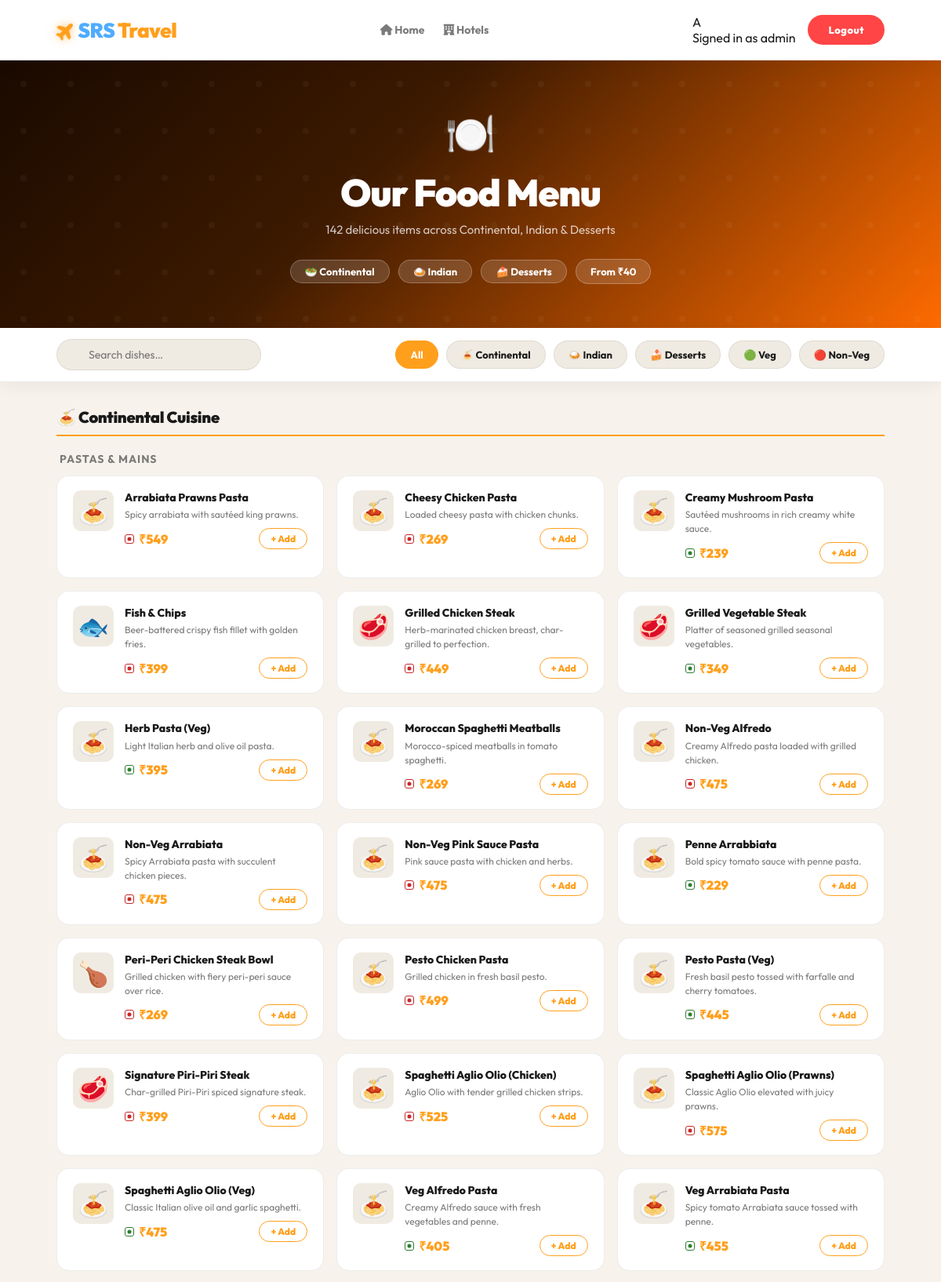
Screenshot of /food (signed in, upper part) with the database file from the repository.
### tables this page shows
CREATE TABLE food_items (
            id          INTEGER PRIMARY KEY AUTOINCREMENT,
            name        TEXT NOT NULL,
            category    TEXT NOT NULL,
            subcategory TEXT NOT NULL,
            type        TEXT NOT NULL DEFAULT 'Veg',
            price_min   INTEGER NOT NULL,
            price_max   INTEGER NOT NULL,
            emoji       TEXT DEFAULT '🍽️',
            description TEXT
        );

### bookticket.py (the view)
@app.route("/food")
@login_required
def food():
    with get_db() as conn:
        all_food = [dict(r) for r in conn.execute(
            "SELECT * FROM food_items ORDER BY category, subcategory, name"
        ).fetchall()]
    from collections import defaultdict
    grouped = defaultdict(lambda: defaultdict(list))
    for item in all_food:
        grouped[item['category']][item['subcategory']].append(item)
    grouped = {cat: dict(subs) for cat, subs in grouped.items()}
    return render_template("food.html",
        logged_in    = True,
        user_name    = session.get('user', ''),
        avatar_color = session.get('avatar_color', '#ff9f1c'),
        grouped      = grouped,
        total        = len(all_food),
    )

### bookticket.py (called while the page is built, shortened)
def login_required(f):
    @wraps(f)
    def decorated(*args, **kwargs):
        return f(*args, **kwargs)
    return decorated

def get_db():
    conn = sqlite3.connect(DB_PATH)
    conn.row_factory = sqlite3.Row
    return conn

### templates/food.html (shortened to what this page needs)
<!DOCTYPE html>
<html lang="en">
<head>
    <link rel="stylesheet" href="{{ url_for('static', filename='bookticket.css') }}">
    <link rel="stylesheet" href="https://cdnjs.cloudflare.com/ajax/libs/font-awesome/6.4.0/css/all.min.css">
</head>
<body data-theme="light">
    <header>
        <div class="logo" onclick="window.location='/'">
            <i class="fas fa-plane logo-plane"></i>SRS<span> Travel</span>
        </div>
        <nav style="display:flex;gap:24px;align-items:center;">
            <a href="/" style="font-size:14px;font-weight:700;color:var(--muted);text-decoration:none;">
                <i class="fas fa-home"></i> Home
            </a>
            <a href="/hotels" style="font-size:14px;font-weight:700;color:var(--muted);text-decoration:none;">
                <i class="fas fa-hotel"></i> Hotels
            </a>
        </nav>
        <div class="header-actions">
            {% if logged_in %}
            <div class="user-avatar-chip">
                <div class="ua-dot">{{ user_name[0].upper() }}</div>
                <div class="ua-info">
                    <span class="ua-greeting">Signed in as</span>
                    <span class="ua-name">{{ user_name }}</span>
                </div>
            </div>
            <a href="{{ url_for('logout') }}"><button class="btn btn-danger">Logout</button></a>
            {% else %}
            <a href="{{ url_for('login') }}"><button class="btn btn-primary">Sign In</button></a>
            {% endif %}
        </div>
    </header>
    <div class="food-hero">
        <div style="font-size:52px;margin-bottom:12px;">🍽️</div>
        <h1>Our Food Menu</h1>
        <p>{{ total }} delicious items across Continental, Indian & Desserts</p>
        <div>
            <span class="food-badge">🥗 Continental</span>
            <span class="food-badge">🍛 Indian</span>
            <span class="food-badge">🍰 Desserts</span>
            <span class="food-badge">From ₹40</span>
        </div>
    </div>
    <div class="food-filters" id="filterBar">
        <div class="search-wrap">
            <input type="text" class="search-input" id="foodSearch" placeholder="Search dishes…" oninput="filterFood()">
        </div>
        <button class="filter-btn active" data-cat="all" onclick="setCat(this,'all')">All</button>
        <button class="filter-btn" data-cat="Continental" onclick="setCat(this,'Continental')">🍝 Continental</button>
        <button class="filter-btn" data-cat="Indian" onclick="setCat(this,'Indian')">🍛 Indian</button>
        <button class="filter-btn" data-cat="Desserts" onclick="setCat(this,'Desserts')">🍰 Desserts</button>
        <button class="filter-btn veg-btn" id="vegBtn" onclick="toggleType('Veg')">🟢 Veg</button>
        <button class="filter-btn nonveg-btn" id="nonvegBtn" onclick="toggleType('Non-Veg')">🔴 Non-Veg</button>
    </div>
    <div class="food-body" id="menuBody">
        {% for category, subcats in grouped.items() %}
        <div class="food-section" data-category="{{ category }}">
            <div class="food-section-title">
                {% if category == 'Continental' %}🍝
                {% elif category == 'Indian' %}🍛
                {% elif category == 'Desserts' %}🍰
                {% endif %}
                {{ category }} Cuisine
            </div>
            {% for subcat, items in subcats.items() %}
            <div class="food-subsection">
                <div class="food-subsection-title">{{ subcat }}</div>
                <div class="food-grid">
                    {% for item in items %}
                    <div class="food-card {% if item.type == 'Non-Veg' %}non-veg{% endif %}"
                        data-name="{{ item.name|lower }}" data-category="{{ item.category }}"
                        data-type="{{ item.type }}" data-price="{{ item.price_min }}" id="item-{{ item.id }}">
                        <div class="food-emoji">{{ item.emoji }}</div>
                        <div class="food-info">
                            <div class="food-name">{{ item.name }}</div>
                            <div class="food-desc">{{ item.description }}</div>
                            <div class="food-footer">
                                <div style="display:flex;align-items:center;gap:6px;">
                                    <span
                                        class="food-type-dot {% if item.type == 'Non-Veg' %}nonveg-dot{% else %}veg-dot{% endif %}"></span>
                                    <span class="food-price">
                                        ₹{{ item.price_min }}
                                    </span>
                                </div>
                                <button class="add-btn" id="btn-{{ item.id }}"
                                    onclick="addToCart({{ item.id }}, '{{ item.name|replace("'","\\'")|e }}', {{ item.price_min }})">
                                    + Add
                                </button>
                            </div>
                        </div>
                    </div>
                    {% endfor %}
                </div>
            </div>
            {% endfor %}
        </div>
        {% endfor %}
    </div>
</body>
</html>

### static/bookticket.css (style rules this page uses)
:root { --bg: #f7f3ec; --card-bg: #ffffff; --text: #1a1a1a; --muted: #7a7a7a; --accent: #ff9f1c; --accent2: #4facfe; --border: rgba(0, 0, 0, 0.07); --shadow: rgba(0, 0, 0, 0.06); --hero-shade: rgba(0, 0, 0, 0.38); --input-bg: #f0ebe2; }
* { margin: 0; padding: 0; box-sizing: border-box; }
body { font-family: 'Outfit', sans-serif; background: var(--bg); color: var(--text); transition: background 0.4s, color 0.4s; overflow-x: hidden; }
a { text-decoration: none; color: inherit; }
header { background: var(--card-bg); padding: 18px 6%; display: flex; justify-content: space-between; align-items: center; position: sticky; top: 0; z-index: 999; border-bottom: 1px solid var(--border); box-shadow: 0 4px 30px var(--shadow); }
.logo { font-size: 26px; font-weight: 900; color: var(--accent2); letter-spacing: -0.5px; cursor: pointer; }
.logo span { color: var(--accent); }
.logo-plane { color: var(--accent); font-size: 22px; display: inline-block; transform: rotate(-45deg) translateY(-2px); margin: 0 2px 0 1px; transition: transform 0.35s cubic-bezier(0.34, 1.56, 0.64, 1), filter 0.35s ease; filter: drop-shadow(0 0 6px rgba(255, 159, 28, 0.55)); vertical-align: middle; }
.header-actions { display: flex; align-items: center; gap: 16px; }
.btn { display: inline-flex; align-items: center; gap: 8px; padding: 11px 26px; border-radius: 50px; border: none; font-family: 'Outfit', sans-serif; font-weight: 800; font-size: 13px; cursor: pointer; transition: transform 0.2s, box-shadow 0.2s, filter 0.2s; letter-spacing: 0.5px; }
.btn-danger { background: #ff4545; color: #fff; }
.filter-btn { padding: 10px 24px; border-radius: 50px; border: 2px solid var(--border); background: transparent; font-family: 'Outfit', sans-serif; font-size: 14px; font-weight: 700; color: var(--text); cursor: pointer; transition: 0.2s; }
.filter-btn:hover, .filter-btn.active { background: var(--accent); color: #fff; border-color: var(--accent); }

### rows the page displays
food_items: category "Continental", subcategory "PASTAS & MAINS", emoji "🍝", name "Arrabiata Prawns Pasta", description "Spicy arrabiata with sautéed king prawns.", price_min "549"
food_items: emoji "🍝", name "Cheesy Chicken Pasta", description "Loaded cheesy pasta with chicken chunks.", price_min "269"
food_items: emoji "🍝", name "Creamy Mushroom Pasta", description "Sautéed mushrooms in rich creamy white sauce.", price_min "239"
food_items: emoji "🐟", name "Fish & Chips", description "Beer-battered crispy fish fillet with golden fries.", price_min "399"
food_items: emoji "🥩", name "Grilled Chicken Steak", description "Herb-marinated chicken breast, char-grilled to perfection.", price_min "449"
food_items: emoji "🥩", name "Grilled Vegetable Steak", description "Platter of seasoned grilled seasonal vegetables.", price_min "349"
food_items: emoji "🍝", name "Herb Pasta (Veg)", description "Light Italian herb and olive oil pasta.", price_min "395"
food_items: emoji "🍝", name "Moroccan Spaghetti Meatballs", description "Morocco-spiced meatballs in tomato spaghetti.", price_min "269"
food_items: emoji "🍝", name "Non-Veg Alfredo", description "Creamy Alfredo pasta loaded with grilled chicken.", price_min "475"
food_items: emoji "🍝", name "Non-Veg Arrabiata", description "Spicy Arrabiata pasta with succulent chicken pieces.", price_min "475"
food_items: emoji "🍝", name "Non-Veg Pink Sauce Pasta", description "Pink sauce pasta with chicken and herbs.", price_min "475"
food_items: emoji "🍝", name "Penne Arrabbiata", description "Bold spicy tomato sauce with penne pasta.", price_min "229"
food_items: emoji "🍗", name "Peri-Peri Chicken Steak Bowl", description "Grilled chicken with fiery peri-peri sauce over rice.", price_min "269"
food_items: emoji "🍝", name "Pesto Chicken Pasta", description "Grilled chicken in fresh basil pesto.", price_min "499"
food_items: emoji "🍝", name "Pesto Pasta (Veg)", description "Fresh basil pesto tossed with farfalle and cherry tomatoes.", price_min "445"
food_items: emoji "🥩", name "Signature Piri-Piri Steak", description "Char-grilled Piri-Piri spiced signature steak.", price_min "399"
food_items: emoji "🍝", name "Spaghetti Aglio Olio (Chicken)", description "Aglio Olio with tender grilled chicken strips.", price_min "525"
food_items: emoji "🍝", name "Spaghetti Aglio Olio (Prawns)", description "Classic Aglio Olio elevated with juicy prawns.", price_min "575"
food_items: emoji "🍝", name "Spaghetti Aglio Olio (Veg)", description "Classic Italian olive oil and garlic spaghetti.", price_min "475"
food_items: emoji "🍝", name "Veg Alfredo Pasta", description "Creamy Alfredo sauce with fresh vegetables and penne.", price_min "405"
food_items: emoji "🍝", name "Veg Arrabiata Pasta", description "Spicy tomato Arrabiata sauce tossed with penne.", price_min "455"

### other values shown
{{ user_name[0].upper() }} "A"
{{ user_name }} "admin"
{{ total }} "142"
